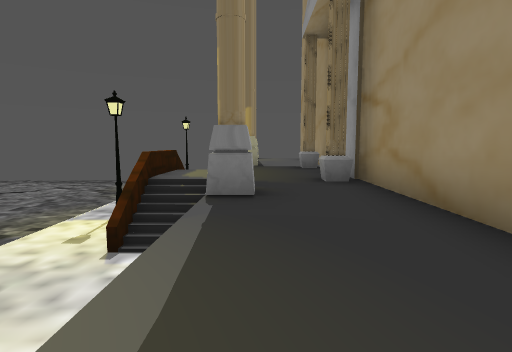
view 1 (above)

17 first-person views from a walk through a scene from a Unity 3-D project. The camera is 1.4 m above the floor, tilts 6° down and sees 80° across. The floor is counted in squares, 2 m on a side. Each view is taken from the middle of a square. On the plan, view 1 faces up. The plan holds only what a view shows up to about 10 squares ahead; the rest is blank. The place goes on beyond the plan. Some animated figures are left out. Some surface patterns are stand-ins.

view 2
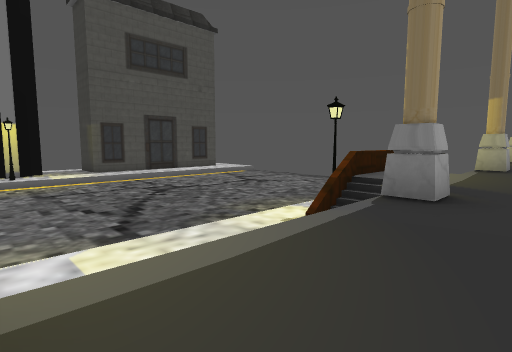

view 3
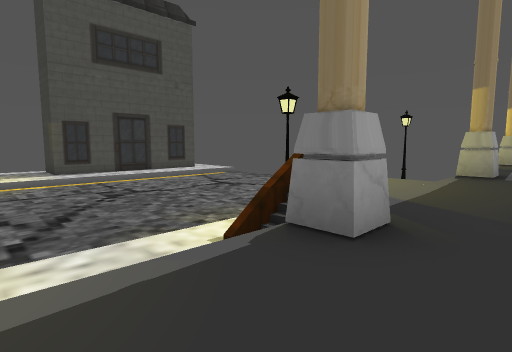

view 4
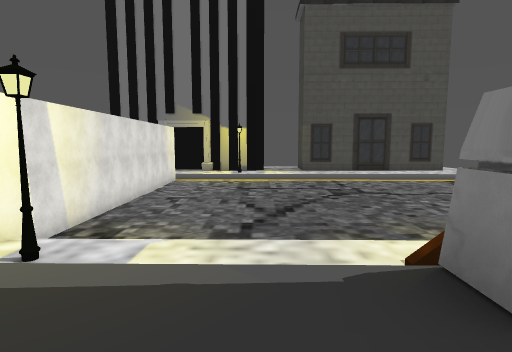

view 5
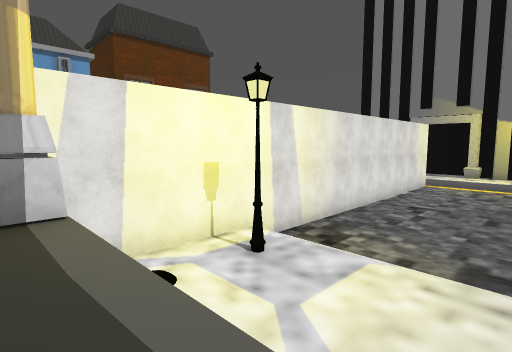

view 6
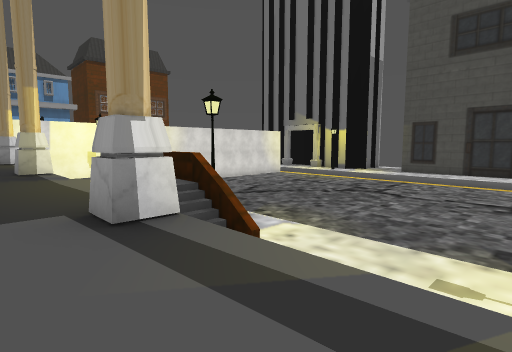

view 7
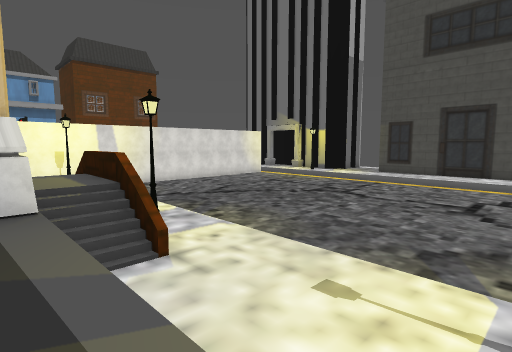

view 8
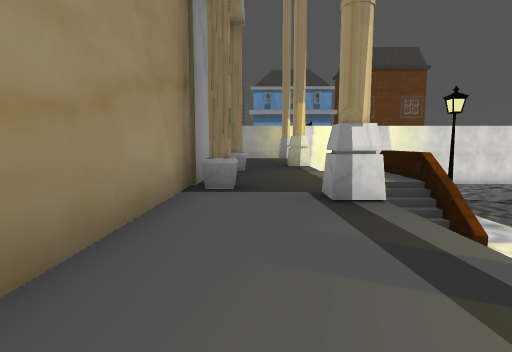

view 9
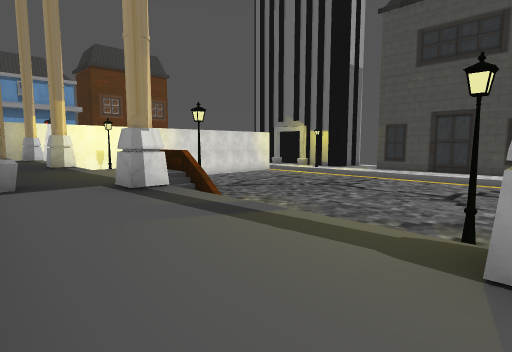

view 10
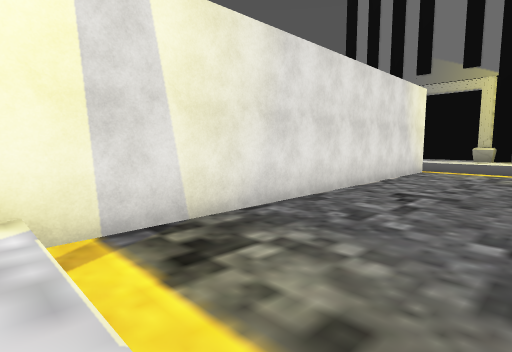

view 11
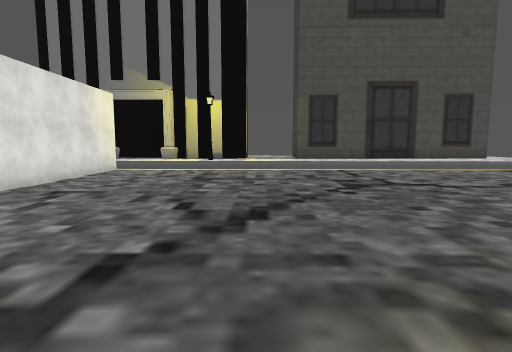

view 12
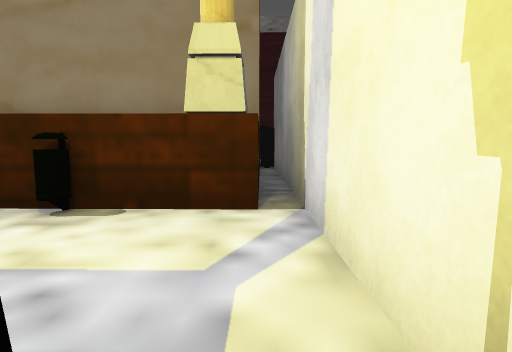

view 13
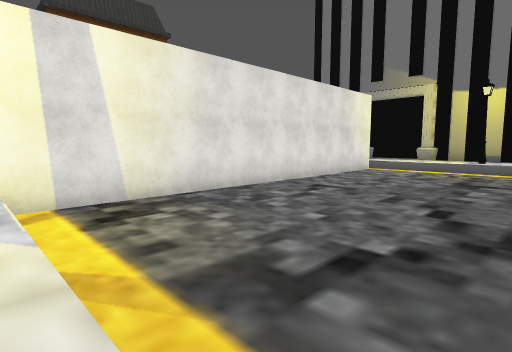

view 14
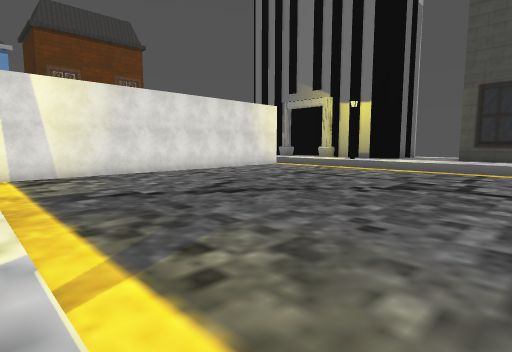

view 15
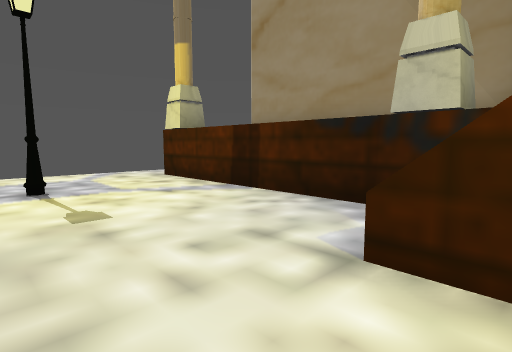

view 16
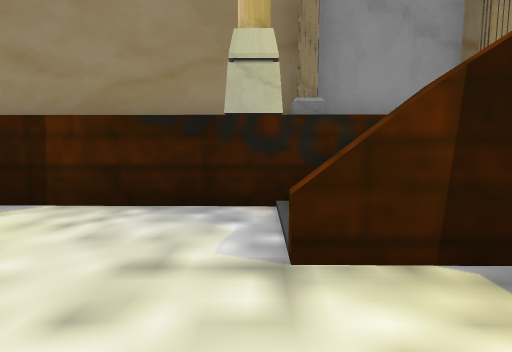

view 17
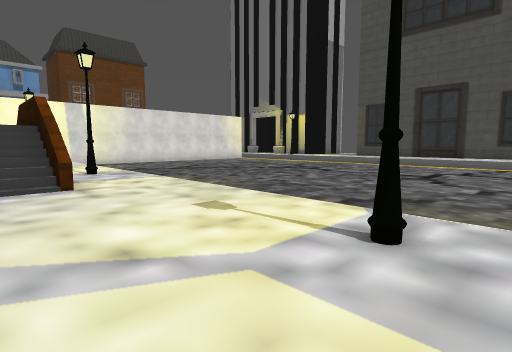

### Floor plan
Key: @ floor where view 1 was taken; # wall or solid block; . main floor; : floor 0.75 m higher than the main floor; + floor 2.75 m higher than the main floor; / step, stairs or slope; = window, fence, low wall or low ledge; ^ raised ledge; v drop or lower ground.
Columns run from 17 left of view 1 to 5 right of it. Each row starts with its distance up from view 1.
 15              /:::#++#
 14     ........v/#::+++#
 13     ........v/:::+++^
 12    ..........::::+++^
 11    ..........::::+++^
 10    ..........:://#+=
  9    ..........::#/++#
  8 ^...........v::=+++#
  7  ...........v::=+++#
  6   ...........:://++#
  5    ..........::#/++#
  4    ..........::::#+=
  3 ^............::::++=
  2 ^...........v::::++=
  1 ^............:::#++=
  0 ^............:#:/@+=
 -1   ...........:::/######
 -2   ################    #

Where each view was taken, in squares from view 1:
view 1: 0 up, 0 right, facing up
view 2: 0 up, 1 right, facing up-left
view 3: 2 up, 1 right, facing up-left
view 4: 3 up, 1 right, facing left
view 5: 3 up, 0 right, facing down-left
view 6: 13 up, 1 right, facing down-left
view 7: 14 up, 0 right, facing down-left
view 8: 14 up, 1 right, facing down
view 9: 15 up, 2 right, facing down-left
view 10: 2 up, 4 left, facing down-left
view 11: 4 up, 4 left, facing left
view 12: 1 down, 4 left, facing right
view 13: 4 up, 4 left, facing down-left
view 14: 9 up, 4 left, facing down-left
view 15: 9 up, 4 left, facing up-right
view 16: 10 up, 4 left, facing right
view 17: 15 up, 1 left, facing down-left
